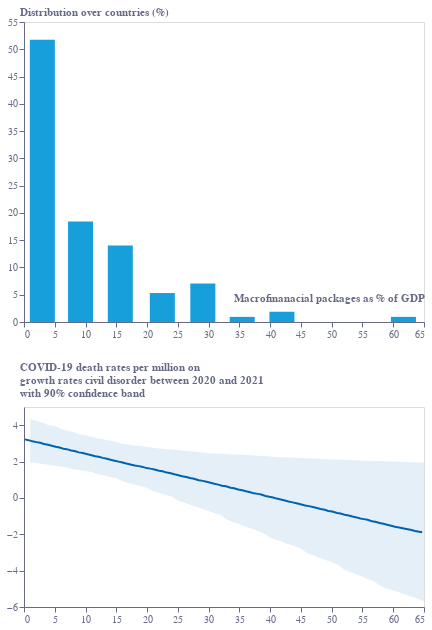

Source (notebook cell):
### Code cell
base = alt.Chart(f2).encode(
    x=alt.X(
        "gx:Q",
        sort=[],
        axis=alt.Axis(
            grid=False,
            titleAlign="right",
            titleAnchor="end",
            title="Macrofinanacial packages as % of GDP",
            titleY=-30,
            # titleX=207,
            labelColor=colors["eco-gray"],
            titleColor=colors["eco-gray"],
            tickColor=colors["eco-gray"],
            domainColor=colors["eco-gray"],
            tickCount=10,
            orient="bottom",
            labelAngle=0,
        )
    )
)
bars = base.mark_bar(color=colors["eco-light-blue"],width=25).encode(
    y=alt.Y(
        "gy:Q",
        sort=[],
        axis=alt.Axis(
            grid=False,
            title="Distribution over countries (%)",
            titleX=-5,
            titleY=-5,
            titleBaseline="bottom",
            titleAngle=0,
            titleAlign="left",
            labelColor=colors["eco-gray"],
            titleColor=colors["eco-gray"],
            tickColor=colors["eco-gray"],
            domainColor=colors["eco-gray"],
        ),
        # scale=alt.Scale(domain=[-25, 30]),
    )
)
line=base.mark_line(color=colors['eco-mid-blue']).encode(x=alt.X(
        "x1:Q",
        sort=[],
        axis=alt.Axis(
            grid=False,
            titleAlign="right",
            titleAnchor="end",
            title="",
            titleY=-30,
            # titleX=207,
            labelColor=colors["eco-gray"],
            titleColor=colors["eco-gray"],
            tickColor=colors["eco-gray"],
            domainColor=colors["eco-gray"],
            tickCount=10,
            orient="bottom",
            labelAngle=0,
        )
    ), y=alt.Y(
        "y1:Q",
        sort=[],
        axis=alt.Axis(
            grid=False,
            title=["COVID-19 death rates per million on", "growth rates civil disorder between 2020 and 2021"," with 90% confidence band"],
            titleX=-5,
            titleY=-35,
            titleBaseline="bottom",
            titleAngle=0,
            titleAlign="left",
            labelColor=colors["eco-gray"],
            titleColor=colors["eco-gray"],
            tickColor=colors["eco-gray"],
            domainColor=colors["eco-gray"],
        ),
        # scale=alt.Scale(domain=[-25, 30]),
    ))
area=base.mark_area(color=colors['eco-mid-blue'],opacity=0.1).encode(x=alt.X(
        "x:Q",
        sort=[],
        axis=alt.Axis(
            grid=False,
            titleAlign="right",
            titleAnchor="end",
            title="",
            titleY=-30,
            # titleX=207,
            labelColor=colors["eco-gray"],
            titleColor=colors["eco-gray"],
            tickColor=colors["eco-gray"],
            domainColor=colors["eco-gray"],
            tickCount=10,
            orient="bottom",
            labelAngle=0,
        )
    ), y=alt.Y(
        "y2r:Q",
        sort=[],
        axis=alt.Axis(
            grid=False,
            title=["COVID-19 death rates per million on", "growth rates civil disorder between 2020 and 2021"," with 90% confidence band"],
            titleX=-5,
            titleY=-35,
            titleBaseline="bottom",
            titleAngle=0,
            titleAlign="left",
            labelColor=colors["eco-gray"],
            titleColor=colors["eco-gray"],
            tickColor=colors["eco-gray"],
            domainColor=colors["eco-gray"],
        ),
        # scale=alt.Scale(domain=[-25, 30]),
    ),y2='y3r:Q')
layer1 = (
    ((area+line).properties(height=300, width=400))
)
layer1=alt.vconcat(bars.properties(height=300, width=400),layer1.properties(height=200, width=400)).resolve_axis(
    x='shared'
)
layer1.save("visualisation/" + f + ".json")
layer1.save("visualisation/" + f + ".svg")
layer1.save("visualisation/" + f + ".png")
open("README.md", "a").write(readme)
layer1

### Figure 1 — Vega-Lite specification as saved in the notebook (floating-point values rounded to 4 significant figures)
{"config": {"view": {"continuousWidth": 400, "continuousHeight": 300}}, "vconcat": [{"mark": {"type": "bar", "color": "#179FDB", "width": 25}, "encoding": {"x": {"axis": {"domainColor": "#676A86", "grid": false, "labelAngle": 0, "labelColor": "#676A86", "orient": "bottom", "tickColor": "#676A86", "tickCount": 10, "title": "Macrofinanacial packages as % of GDP", "titleAlign": "right", "titleAnchor": "end", "titleColor": "#676A86", "titleY": -30}, "field": "gx", "sort": [], "type": "quantitative"}, "y": {"axis": {"domainColor": "#676A86", "grid": false, "labelColor": "#676A86", "tickColor": "#676A86", "title": "Distribution over countries (%)", "titleAlign": "left", "titleAngle": 0, "titleBaseline": "bottom", "titleColor": "#676A86", "titleX": -5, "titleY": -5}, "field": "gy", "sort": [], "type": "quantitative"}}, "height": 300, "width": 400}, {"layer": [{"mark": {"type": "area", "color": "#0063AF", "opacity": 0.1}, "encoding": {"x": {"axis": {"domainColor": "#676A86", "grid": false, "labelAngle": 0, "labelColor": "#676A86", "orient": "bottom", "tickColor": "#676A86", "tickCount": 10, "title": "", "titleAlign": "right", "titleAnchor": "end", "titleColor": "#676A86", "titleY": -30}, "field": "x", "sort": [], "type": "quantitative"}, "y": {"axis": {"domainColor": "#676A86", "grid": false, "labelColor": "#676A86", "tickColor": "#676A86", "title": ["COVID-19 death rates per million on", "growth rates civil disorder between 2020 and 2021", " with 90% confidence band"], "titleAlign": "left", "titleAngle": 0, "titleBaseline": "bottom", "titleColor": "#676A86", "titleX": -5, "titleY": -35}, "field": "y2r", "sort": [], "type": "quantitative"}, "y2": {"field": "y3r"}}}, {"mark": {"type": "line", "color": "#0063AF"}, "encoding": {"x": {"axis": {"domainColor": "#676A86", "grid": false, "labelAngle": 0, "labelColor": "#676A86", "orient": "bottom", "tickColor": "#676A86", "tickCount": 10, "title": "", "titleAlign": "right", "titleAnchor": "end", "titleColor": "#676A86", "titleY": -30}, "field": "x1", "sort": [], "type": "quantitative"}, "y": {"axis": {"domainColor": "#676A86", "grid": false, "labelColor": "#676A86", "tickColor": "#676A86", "title": ["COVID-19 death rates per million on", "growth rates civil disorder between 2020 and 2021", " with 90% confidence band"], "titleAlign": "left", "titleAngle": 0, "titleBaseline": "bottom", "titleColor": "#676A86", "titleX": -5, "titleY": -35}, "field": "y1", "sort": [], "type": "quantitative"}}}], "height": 200, "width": 400}], "data": {"name": "data-43e9303e838de33cdf418ace35da1caf"}, "resolve": {"axis": {"x": "shared"}}, "$schema": "https://vega.github.io/schema/vega-lite/v4.17.0.json", "datasets": {"data-43e9303e838de33cdf418ace35da1caf": [{"x1": 0.1128, "y1": 3.22, "x2": 0.7414, "y2": 4.409, "x3": 0.1159, "y3": 1.964, "gx": 2.981, "gy": 51.75, "x": 1.0, "y2r": 4.339, "y3r": 1.947}, {"x1": 0.7414, "y1": 3.176, "x2": 1.999, "y2": 4.27, "x3": 2.203, "y3": 1.913, "gx": 9.19, "gy": 18.41, "x": 2.0, "y2r": 4.248, "y3r": 1.93}, {"x1": 1.37, "y1": 3.111, "x2": 2.392, "y2": 4.226, "x3": 7.247, "y3": 1.631, "gx": 15.65, "gy": 14.05, "x": 3.0, "y2r": 4.153, "y3r": 1.866}, {"x1": 1.999, "y1": 3.068, "x2": 3.57, "y2": 4.079, "x3": 11.3, "y3": 1.375, "gx": 22.48, "gy": 5.309, "x": 4.0, "y2r": 3.996, "y3r": 1.819}, {"x1": 2.627, "y1": 3.029, "x2": 3.963, "y2": 4.035, "x3": 15.42, "y3": 1.004, "gx": 29.06, "gy": 7.056, "x": 5.0, "y2r": 3.957, "y3r": 1.772}, {"x1": 3.256, "y1": 2.964, "x2": 5.142, "y2": 3.918, "x3": 20.17, "y3": 0.4661, "gx": 35.46, "gy": 0.9409, "x": 6.0, "y2r": 3.797, "y3r": 1.725}, {"x1": 3.885, "y1": 2.92, "x2": 5.613, "y2": 3.853, "x3": 24.23, "y3": -0.02049, "gx": 41.91, "gy": 1.882, "x": 7.0, "y2r": 3.714, "y3r": 1.678}, {"x1": 4.513, "y1": 2.873, "x2": 6.714, "y2": 3.74, "x3": 32.0, "y3": -1.07, "gx": 61.66, "gy": 0.9409, "x": 8.0, "y2r": 3.628, "y3r": 1.58}, {"x1": 5.142, "y1": 2.812, "x2": 7.185, "y2": 3.688, "x3": 39.19, "y3": -2.069, "gx": null, "gy": null, "x": 9.0, "y2r": 3.483, "y3r": 1.529}, {"x1": 5.771, "y1": 2.768, "x2": 8.442, "y2": 3.567, "x3": 45.16, "y3": -2.901, "gx": null, "gy": null, "x": 10.0, "y2r": 3.451, "y3r": 1.478}, {"x1": 6.399, "y1": 2.708, "x2": 8.992, "y2": 3.515, "x3": 51.31, "y3": -3.798, "gx": null, "gy": null, "x": 11.0, "y2r": 3.351, "y3r": 1.426}, {"x1": 6.949, "y1": 2.682, "x2": 10.17, "y2": 3.419, "x3": 57.86, "y3": -4.745, "gx": null, "gy": null, "x": 12.0, "y2r": 3.269, "y3r": 1.301}, {"x1": 7.657, "y1": 2.608, "x2": 11.77, "y2": 3.283, "x3": 64.06, "y3": -5.667, "gx": null, "gy": null, "x": 13.0, "y2r": 3.217, "y3r": 1.227}, {"x1": 8.207, "y1": 2.577, "x2": 12.29, "y2": 3.254, "x3": null, "y3": null, "gx": null, "gy": null, "x": 14.0, "y2r": 3.15, "y3r": 1.152}, {"x1": 8.914, "y1": 2.504, "x2": 13.39, "y2": 3.179, "x3": null, "y3": null, "gx": null, "gy": null, "x": 15.0, "y2r": 3.081, "y3r": 1.078}, {"x1": 9.542, "y1": 2.465, "x2": 14.02, "y2": 3.121, "x3": null, "y3": null, "gx": null, "gy": null, "x": 16.0, "y2r": 2.974, "y3r": 0.9142}, {"x1": 10.17, "y1": 2.417, "x2": 15.23, "y2": 3.04, "x3": null, "y3": null, "gx": null, "gy": null, "x": 17.0, "y2r": 2.922, "y3r": 0.8246}, {"x1": 10.83, "y1": 2.363, "x2": 15.75, "y2": 3.011, "x3": null, "y3": null, "gx": null, "gy": null, "x": 18.0, "y2r": 2.886, "y3r": 0.735}, {"x1": 11.59, "y1": 2.295, "x2": 16.96, "y2": 2.936, "x3": null, "y3": null, "gx": null, "gy": null, "x": 19.0, "y2r": 2.851, "y3r": 0.6453}, {"x1": 12.14, "y1": 2.265, "x2": 17.48, "y2": 2.907, "x3": null, "y3": null, "gx": null, "gy": null, "x": 20.0, "y2r": 2.807, "y3r": 0.5557}, {"x1": 12.82, "y1": 2.201, "x2": 18.81, "y2": 2.864, "x3": null, "y3": null, "gx": null, "gy": null, "x": 21.0, "y2r": 2.764, "y3r": 0.3688}, {"x1": 13.47, "y1": 2.152, "x2": 19.29, "y2": 2.838, "x3": null, "y3": null, "gx": null, "gy": null, "x": 22.0, "y2r": 2.721, "y3r": 0.2714}, {"x1": 14.07, "y1": 2.097, "x2": 20.54, "y2": 2.777, "x3": null, "y3": null, "gx": null, "gy": null, "x": 23.0, "y2r": 2.69, "y3r": 0.1741}, {"x1": 14.73, "y1": 2.048, "x2": 21.02, "y2": 2.751, "x3": null, "y3": null, "gx": null, "gy": null, "x": 24.0, "y2r": 2.66, "y3r": 0.07682}, {"x1": 15.36, "y1": 1.996, "x2": 28.17, "y2": 2.508, "x3": null, "y3": null, "gx": null, "gy": null, "x": 25.0, "y2r": 2.63, "y3r": -0.1371}, {"x1": 16.01, "y1": 1.947, "x2": 29.97, "y2": 2.473, "x3": null, "y3": null, "gx": null, "gy": null, "x": 26.0, "y2r": 2.599, "y3r": -0.2538}, {"x1": 16.61, "y1": 1.892, "x2": 31.78, "y2": 2.439, "x3": null, "y3": null, "gx": null, "gy": null, "x": 27.0, "y2r": 2.569, "y3r": -0.3705}, {"x1": 17.27, "y1": 1.843, "x2": 33.59, "y2": 2.404, "x3": null, "y3": null, "gx": null, "gy": null, "x": 28.0, "y2r": 2.538, "y3r": -0.4871}, {"x1": 18.0, "y1": 1.785, "x2": 35.4, "y2": 2.369, "x3": null, "y3": null, "gx": null, "gy": null, "x": 29.0, "y2r": 2.491, "y3r": -0.6038}, {"x1": 18.66, "y1": 1.749, "x2": 37.2, "y2": 2.335, "x3": null, "y3": null, "gx": null, "gy": null, "x": 30.0, "y2r": 2.462, "y3r": -0.7204}, {"x1": 19.29, "y1": 1.705, "x2": 39.01, "y2": 2.3, "x3": null, "y3": null, "gx": null, "gy": null, "x": 31.0, "y2r": 2.45, "y3r": -0.8371}, {"x1": 19.92, "y1": 1.64, "x2": 40.82, "y2": 2.265, "x3": null, "y3": null, "gx": null, "gy": null, "x": 32.0, "y2r": 2.427, "y3r": -0.9538}, {"x1": 20.52, "y1": 1.611, "x2": 42.62, "y2": 2.23, "x3": null, "y3": null, "gx": null, "gy": null, "x": 33.0, "y2r": 2.416, "y3r": -1.195}, {"x1": 21.2, "y1": 1.565, "x2": 43.96, "y2": 2.222, "x3": null, "y3": null, "gx": null, "gy": null, "x": 34.0, "y2r": 2.392, "y3r": -1.32}, {"x1": 21.96, "y1": 1.497, "x2": 45.69, "y2": 2.196, "x3": null, "y3": null, "gx": null, "gy": null, "x": 35.0, "y2r": 2.381, "y3r": -1.445}, {"x1": 22.51, "y1": 1.467, "x2": 47.58, "y2": 2.161, "x3": null, "y3": null, "gx": null, "gy": null, "x": 36.0, "y2r": 2.358, "y3r": -1.57}, {"x1": 23.22, "y1": 1.393, "x2": 49.85, "y2": 2.126, "x3": null, "y3": null, "gx": null, "gy": null, "x": 37.0, "y2r": 2.346, "y3r": -1.695}, {"x1": 23.84, "y1": 1.358, "x2": 52.92, "y2": 2.092, "x3": null, "y3": null, "gx": null, "gy": null, "x": 38.0, "y2r": 2.323, "y3r": -1.819}, {"x1": 24.45, "y1": 1.299, "x2": 54.96, "y2": 2.057, "x3": null, "y3": null, "gx": null, "gy": null, "x": 39.0, "y2r": 2.311, "y3r": -1.944}, {"x1": 25.1, "y1": 1.25, "x2": 58.42, "y2": 2.022, "x3": null, "y3": null, "gx": null, "gy": null, "x": 40.0, "y2r": 2.282, "y3r": -2.188}, {"x1": 25.7, "y1": 1.195, "x2": 63.76, "y2": 1.953, "x3": null, "y3": null, "gx": null, "gy": null, "x": 41.0, "y2r": 2.254, "y3r": -2.307}, {"x1": 26.38, "y1": 1.149, "x2": 64.31, "y2": 1.953, "x3": null, "y3": null, "gx": null, "gy": null, "x": 42.0, "y2r": 2.242, "y3r": -2.426}, {"x1": 26.99, "y1": 1.094, "x2": null, "y2": null, "x3": null, "y3": null, "gx": null, "gy": null, "x": 43.0, "y2r": 2.226, "y3r": -2.545}, {"x1": 27.62, "y1": 1.055, "x2": null, "y2": null, "x3": null, "y3": null, "gx": null, "gy": null, "x": 44.0, "y2r": 2.213, "y3r": -2.664}, {"x1": 28.4, "y1": 0.9764, "x2": null, "y2": null, "x3": null, "y3": null, "gx": null, "gy": null, "x": 45.0, "y2r": 2.204, "y3r": -2.783}, {"x1": 29.03, "y1": 0.9374, "x2": null, "y2": null, "x3": null, "y3": null, "gx": null, "gy": null, "x": 46.0, "y2r": 2.184, "y3r": -3.029}, {"x1": 29.66, "y1": 0.8897, "x2": null, "y2": null, "x3": null, "y3": null, "gx": null, "gy": null, "x": 47.0, "y2r": 2.173, "y3r": -3.157}, {"x1": 30.31, "y1": 0.8362, "x2": null, "y2": null, "x3": null, "y3": null, "gx": null, "gy": null, "x": 48.0, "y2r": 2.149, "y3r": -3.286}, {"x1": 30.92, "y1": 0.7812, "x2": null, "y2": null, "x3": null, "y3": null, "gx": null, "gy": null, "x": 49.0, "y2r": 2.138, "y3r": -3.414}, {"x1": 31.57, "y1": 0.732, "x2": null, "y2": null, "x3": null, "y3": null, "gx": null, "gy": null, "x": 50.0, "y2r": 2.118, "y3r": -3.542}, {"x1": 32.17, "y1": 0.6727, "x2": null, "y2": null, "x3": null, "y3": null, "gx": null, "gy": null, "x": 51.0, "y2r": 2.109, "y3r": -3.67}, {"x1": 32.8, "y1": 0.638, "x2": null, "y2": null, "x3": null, "y3": null, "gx": null, "gy": null, "x": 52.0, "y2r": 2.1, "y3r": -3.933}, {"x1": 33.59, "y1": 0.5599, "x2": null, "y2": null, "x3": null, "y3": null, "gx": null, "gy": null, "x": 53.0, "y2r": 2.08, "y3r": -4.068}, {"x1": 34.14, "y1": 0.5295, "x2": null, "y2": null, "x3": null, "y3": null, "gx": null, "gy": null, "x": 54.0, "y2r": 2.068, "y3r": -4.204}, {"x1": 34.82, "y1": 0.4659, "x2": null, "y2": null, "x3": null, "y3": null, "gx": null, "gy": null, "x": 55.0, "y2r": 2.05, "y3r": -4.339}, {"x1": 35.47, "y1": 0.4167, "x2": null, "y2": null, "x3": null, "y3": null, "gx": null, "gy": null, "x": 56.0, "y2r": 2.043, "y3r": -4.474}, {"x1": 36.08, "y1": 0.3618, "x2": null, "y2": null, "x3": null, "y3": null, "gx": null, "gy": null, "x": 57.0, "y2r": 2.036, "y3r": -4.61}, {"x1": 36.76, "y1": 0.3155, "x2": null, "y2": null, "x3": null, "y3": null, "gx": null, "gy": null, "x": 58.0, "y2r": 2.029, "y3r": -4.86}, {"x1": 37.36, "y1": 0.2519, "x2": null, "y2": null, "x3": null, "y3": null, "gx": null, "gy": null, "x": 59.0, "y2r": 2.011, "y3r": -4.976}, {"x1": 37.99, "y1": 0.2215, "x2": null, "y2": null, "x3": null, "y3": null, "gx": null, "gy": null, "x": 60.0, "y2r": 1.999, "y3r": -5.091}, {"x1": 38.54, "y1": 0.1824, "x2": null, "y2": null, "x3": null, "y3": null, "gx": null, "gy": null, "x": 61.0, "y2r": 1.987, "y3r": -5.206}, {"x1": 39.25, "y1": 0.1087, "x2": null, "y2": null, "x3": null, "y3": null, "gx": null, "gy": null, "x": 62.0, "y2r": 1.976, "y3r": -5.321}, {"x1": 39.87, "y1": 0.06094, "x2": null, "y2": null, "x3": null, "y3": null, "gx": null, "gy": null, "x": 63.0, "y2r": 1.964, "y3r": -5.437}, {"x1": 40.48, "y1": 0.02044, "x2": null, "y2": null, "x3": null, "y3": null, "gx": null, "gy": null, "x": 64.0, "y2r": 1.953, "y3r": -5.552}, {"x1": 41.05, "y1": -0.03741, "x2": null, "y2": null, "x3": null, "y3": null, "gx": null, "gy": null, "x": 65.0, "y2r": 1.953, "y3r": -5.667}, {"x1": 41.73, "y1": -0.08948, "x2": null, "y2": null, "x3": null, "y3": null, "gx": null, "gy": null, "x": null, "y2r": null, "y3r": null}, {"x1": 42.39, "y1": -0.1386, "x2": null, "y2": null, "x3": null, "y3": null, "gx": null, "gy": null, "x": null, "y2r": null, "y3r": null}, {"x1": 42.99, "y1": -0.1936, "x2": null, "y2": null, "x3": null, "y3": null, "gx": null, "gy": null, "x": null, "y2r": null, "y3r": null}, {"x1": 43.65, "y1": -0.2471, "x2": null, "y2": null, "x3": null, "y3": null, "gx": null, "gy": null, "x": null, "y2r": null, "y3r": null}, {"x1": 44.28, "y1": -0.2948, "x2": null, "y2": null, "x3": null, "y3": null, "gx": null, "gy": null, "x": null, "y2r": null, "y3r": null}, {"x1": 44.93, "y1": -0.344, "x2": null, "y2": null, "x3": null, "y3": null, "gx": null, "gy": null, "x": null, "y2r": null, "y3r": null}, {"x1": 45.69, "y1": -0.412, "x2": null, "y2": null, "x3": null, "y3": null, "gx": null, "gy": null, "x": null, "y2r": null, "y3r": null}, {"x1": 46.32, "y1": -0.451, "x2": null, "y2": null, "x3": null, "y3": null, "gx": null, "gy": null, "x": null, "y2r": null, "y3r": null}, {"x1": 46.95, "y1": -0.4988, "x2": null, "y2": null, "x3": null, "y3": null, "gx": null, "gy": null, "x": null, "y2r": null, "y3r": null}, {"x1": 47.6, "y1": -0.5523, "x2": null, "y2": null, "x3": null, "y3": null, "gx": null, "gy": null, "x": null, "y2r": null, "y3r": null}, {"x1": 48.2, "y1": -0.6072, "x2": null, "y2": null, "x3": null, "y3": null, "gx": null, "gy": null, "x": null, "y2r": null, "y3r": null}, {"x1": 48.86, "y1": -0.6564, "x2": null, "y2": null, "x3": null, "y3": null, "gx": null, "gy": null, "x": null, "y2r": null, "y3r": null}, {"x1": 49.46, "y1": -0.7157, "x2": null, "y2": null, "x3": null, "y3": null, "gx": null, "gy": null, "x": null, "y2r": null, "y3r": null}, {"x1": 50.09, "y1": -0.7504, "x2": null, "y2": null, "x3": null, "y3": null, "gx": null, "gy": null, "x": null, "y2r": null, "y3r": null}, {"x1": 50.88, "y1": -0.8285, "x2": null, "y2": null, "x3": null, "y3": null, "gx": null, "gy": null, "x": null, "y2r": null, "y3r": null}, {"x1": 51.43, "y1": -0.8589, "x2": null, "y2": null, "x3": null, "y3": null, "gx": null, "gy": null, "x": null, "y2r": null, "y3r": null}, {"x1": 52.11, "y1": -0.9225, "x2": null, "y2": null, "x3": null, "y3": null, "gx": null, "gy": null, "x": null, "y2r": null, "y3r": null}, {"x1": 52.76, "y1": -0.9717, "x2": null, "y2": null, "x3": null, "y3": null, "gx": null, "gy": null, "x": null, "y2r": null, "y3r": null}, {"x1": 53.36, "y1": -1.027, "x2": null, "y2": null, "x3": null, "y3": null, "gx": null, "gy": null, "x": null, "y2r": null, "y3r": null}, {"x1": 54.05, "y1": -1.073, "x2": null, "y2": null, "x3": null, "y3": null, "gx": null, "gy": null, "x": null, "y2r": null, "y3r": null}, {"x1": 54.65, "y1": -1.137, "x2": null, "y2": null, "x3": null, "y3": null, "gx": null, "gy": null, "x": null, "y2r": null, "y3r": null}, {"x1": 55.28, "y1": -1.167, "x2": null, "y2": null, "x3": null, "y3": null, "gx": null, "gy": null, "x": null, "y2r": null, "y3r": null}, {"x1": 55.83, "y1": -1.206, "x2": null, "y2": null, "x3": null, "y3": null, "gx": null, "gy": null, "x": null, "y2r": null, "y3r": null}, {"x1": 56.53, "y1": -1.28, "x2": null, "y2": null, "x3": null, "y3": null, "gx": null, "gy": null, "x": null, "y2r": null, "y3r": null}, {"x1": 57.08, "y1": -1.31, "x2": null, "y2": null, "x3": null, "y3": null, "gx": null, "gy": null, "x": null, "y2r": null, "y3r": null}, {"x1": 57.79, "y1": -1.384, "x2": null, "y2": null, "x3": null, "y3": null, "gx": null, "gy": null, "x": null, "y2r": null, "y3r": null}, {"x1": 58.42, "y1": -1.419, "x2": null, "y2": null, "x3": null, "y3": null, "gx": null, "gy": null, "x": null, "y2r": null, "y3r": null}, {"x1": 59.02, "y1": -1.478, "x2": null, "y2": null, "x3": null, "y3": null, "gx": null, "gy": null, "x": null, "y2r": null, "y3r": null}, {"x1": 59.68, "y1": -1.531, "x2": null, "y2": null, "x3": null, "y3": null, "gx": null, "gy": null, "x": null, "y2r": null, "y3r": null}, {"x1": 60.28, "y1": -1.582, "x2": null, "y2": null, "x3": null, "y3": null, "gx": null, "gy": null, "x": null, "y2r": null, "y3r": null}, {"x1": 60.96, "y1": -1.628, "x2": null, "y2": null, "x3": null, "y3": null, "gx": null, "gy": null, "x": null, "y2r": null, "y3r": null}, {"x1": 61.72, "y1": -1.679, "x2": null, "y2": null, "x3": null, "y3": null, "gx": null, "gy": null, "x": null, "y2r": null, "y3r": null}, {"x1": 62.35, "y1": -1.727, "x2": null, "y2": null, "x3": null, "y3": null, "gx": null, "gy": null, "x": null, "y2r": null, "y3r": null}, {"x1": 62.98, "y1": -1.77, "x2": null, "y2": null, "x3": null, "y3": null, "gx": null, "gy": null, "x": null, "y2r": null, "y3r": null}, {"x1": 63.53, "y1": -1.819, "x2": null, "y2": null, "x3": null, "y3": null, "gx": null, "gy": null, "x": null, "y2r": null, "y3r": null}, {"x1": 64.21, "y1": -1.86, "x2": null, "y2": null, "x3": null, "y3": null, "gx": null, "gy": null, "x": null, "y2r": null, "y3r": null}, {"x1": 64.71, "y1": -1.892, "x2": null, "y2": null, "x3": null, "y3": null, "gx": null, "gy": null, "x": null, "y2r": null, "y3r": null}]}}
